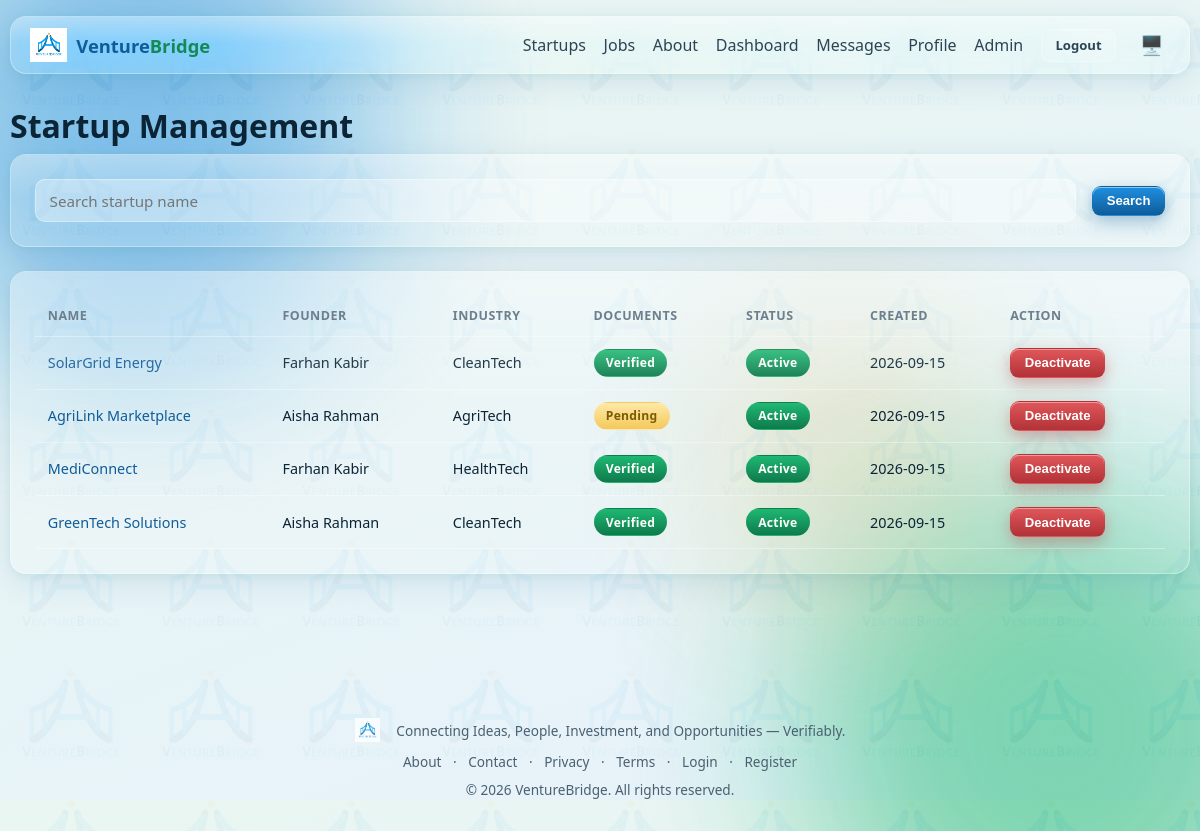
The app's page /admin/startups (signed in), older data.
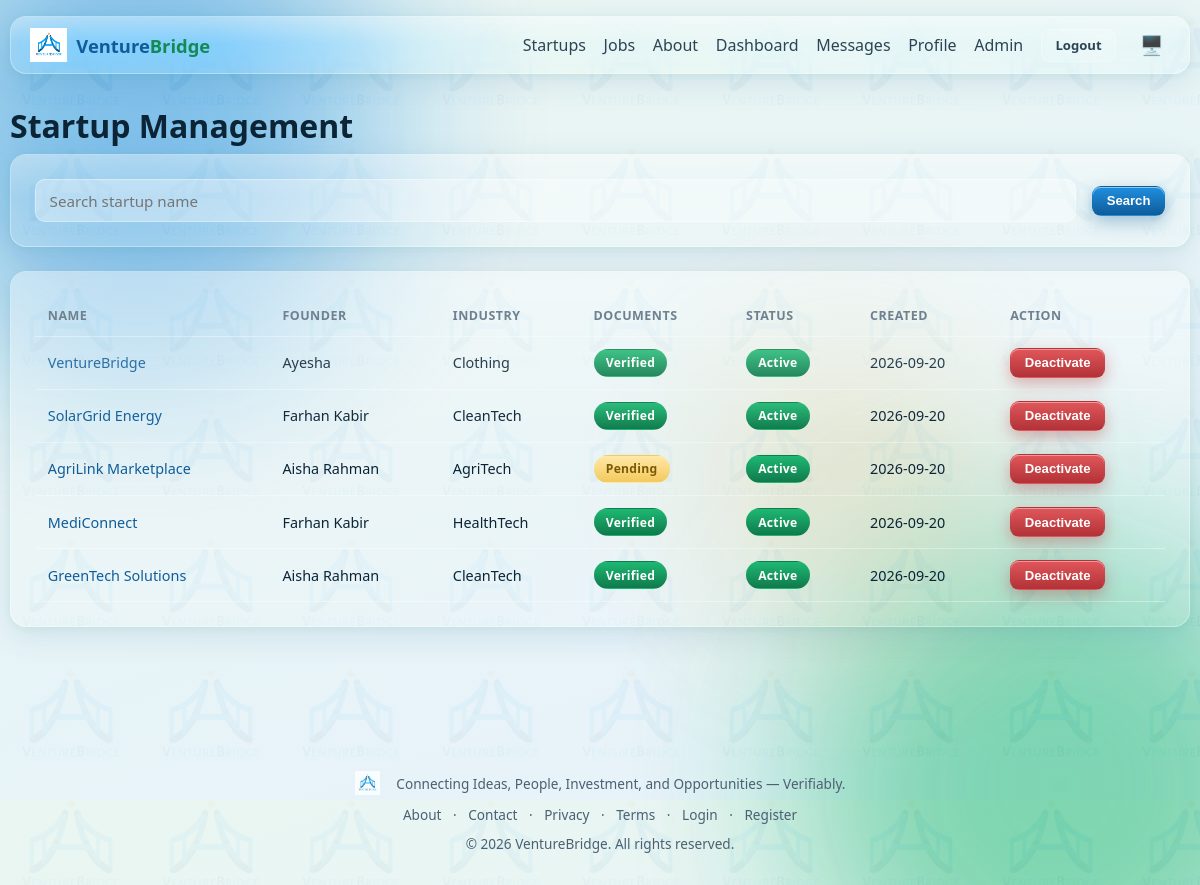
The same page, newer data.
### models.py (models this page shows, shortened)
class Startup(db.Model):
    id = db.Column(db.Integer, primary_key=True)
    founder_id = db.Column(db.Integer, db.ForeignKey("user.id"), nullable=False)
    name = db.Column(db.String(150), nullable=False, index=True)
    logo = db.Column(db.String(255))
    description = db.Column(db.Text)
    industry = db.Column(db.String(120), index=True)
    stage = db.Column(db.String(30))
    location = db.Column(db.String(120), index=True)
    website = db.Column(db.String(255))
    founded_year = db.Column(db.Integer)
    business_model = db.Column(db.String(255))
    team_size = db.Column(db.Integer)
    is_active = db.Column(db.Boolean, default=True)
    document_status = db.Column(db.String(20), default="pending")
    created_at = db.Column(db.DateTime, default=datetime.utcnow)
    documents = db.relationship("StartupDocument", backref="startup", cascade="all,delete", lazy="dynamic")
    jobs = db.relationship("Job", backref="startup", cascade="all,delete", lazy="dynamic")
    investment_requests = db.relationship("InvestmentRequest", backref="startup", cascade="all,delete", lazy="dynamic")

class User(UserMixin, db.Model):
    id = db.Column(db.Integer, primary_key=True)
    full_name = db.Column(db.String(120), nullable=False)
    email = db.Column(db.String(150), unique=True, nullable=False, index=True)
    password_hash = db.Column(db.String(255), nullable=False)
    role = db.Column(db.String(20), nullable=False, index=True)
    is_active_account = db.Column(db.Boolean, default=True, nullable=False)
    created_at = db.Column(db.DateTime, default=datetime.utcnow)
    profile = db.relationship("Profile", backref="user", uselist=False, cascade="all,delete")
    startups = db.relationship("Startup", backref="founder", lazy="dynamic", foreign_keys="Startup.founder_id")
    @property
    def is_active(self):
        return self.is_active_account

### blueprints/admin.py (the view)
@bp.route("/startups")
def startups():
    q = request.args.get("q", "").strip()
    query = Startup.query
    if q:
        query = query.filter(Startup.name.ilike(f"%{q}%"))
    all_startups = query.order_by(Startup.created_at.desc()).all()
    return render_template("admin/startups.html", startups=all_startups, q=q)

### blueprints/admin.py (called while the page is built)
@bp.before_request
@login_required
@roles_required("admin")
def _guard():
    pass

### templates/admin/startups.html (shortened to what this page needs)
{% extends "base.html" %}
{% block content %}
<div class="animate-in">
  <h1>Startup Management</h1>
  <form method="GET" class="glass card-pad flex gap-2" style="margin-bottom:1.5rem;">
    <input type="text" name="q" value="{{ q }}" placeholder="Search startup name" style="flex:1;">
    <button class="btn btn-primary btn-sm" type="submit">Search</button>
  </form>
  <div class="glass card-pad table-wrap">
    <table>
      <thead><tr><th>Name</th><th>Founder</th><th>Industry</th><th>Documents</th><th>Status</th><th>Created</th><th>Action</th></tr></thead>
      <tbody>
        {% for s in startups %}
        <tr>
          <td><a href="{{ url_for('startups.detail', startup_id=s.id) }}">{{ s.name }}</a></td>
          <td>{{ s.founder.full_name }}</td>
          <td>{{ s.industry }}</td>
          <td>
            {% if s.document_status == 'approved' %}<span class="badge badge-verified">Verified</span>
            {% elif s.document_status == 'rejected' %}<span class="badge badge-rejected">Rejected</span>
            {% else %}<span class="badge badge-pending">Pending</span>{% endif %}
          </td>
          <td>{% if s.is_active %}<span class="badge badge-verified">Active</span>{% else %}<span class="badge badge-rejected">Deactivated</span>{% endif %}</td>
          <td>{{ s.created_at.strftime("%Y-%m-%d") }}</td>
          <td>
            <form method="POST" action="{{ url_for('admin.toggle_startup', startup_id=s.id) }}"
                  onsubmit="return confirm('{{ 'Deactivate' if s.is_active else 'Activate' }} {{ s.name }}?');">
              <button class="btn btn-sm {{ 'btn-danger' if s.is_active else 'btn-green' }}" type="submit">
                {{ "Deactivate" if s.is_active else "Activate" }}
              </button>
            </form>
          </td>
        </tr>
        {% else %}<tr><td colspan="7" class="text-muted">No startups found.</td></tr>{% endfor %}
      </tbody>
    </table>
  </div>
</div>
{% endblock %}

### templates/base.html (shortened to what this page needs)
<!DOCTYPE html>
<html lang="en">
<head>
<link rel="stylesheet" href="{{ url_for('static', filename='css/style.css') }}">
</head>
<body>
<div class="bg-blobs"><span class="b1"></span><span class="b2"></span><span class="b3"></span></div>
<div class="watermark"></div>
<nav class="navbar glass">
  <a href="{{ url_for('main.index') }}" class="brand">
    <img src="{{ url_for('static', filename='img/logo.png') }}" alt="VentureBridge logo">
    <span><span class="word-blue">Venture</span><span class="word-green">Bridge</span></span>
  </a>
  <div class="nav-links" id="navLinks">
    <a href="{{ url_for('startups.list_startups') }}">Startups</a>
    <a href="{{ url_for('jobs.list_jobs') }}">Jobs</a>
    <a href="{{ url_for('main.about') }}">About</a>
    {% if current_user.is_authenticated %}
      <a href="{{ url_for('main.dashboard') }}">Dashboard</a>
      <a href="{{ url_for('messaging.inbox') }}">Messages</a>
      <a href="{{ url_for('main.profile') }}">Profile</a>
      {% if current_user.role == 'admin' %}<a href="{{ url_for('admin.users') }}">Admin</a>{% endif %}
      <a href="{{ url_for('auth.logout') }}" class="btn btn-outline btn-sm">Logout</a>
    {% else %}
      <a href="{{ url_for('auth.login') }}">Login</a>
      <a href="{{ url_for('auth.register') }}" class="btn btn-primary btn-sm">Get Started</a>
    {% endif %}
    <button class="theme-toggle" id="themeToggleBtn" onclick="cycleTheme()">🖥️</button>
  </div>
</nav>
<div class="container page-wrap">
  {% block content %}{% endblock %}
</div>
<footer class="footer">
  <div class="flex-between container flex-wrap gap-2" style="justify-content:center;">
    <img src="{{ url_for('static', filename='img/logo.png') }}" alt="logo" style="height:24px;opacity:.8;">
    <span>Connecting Ideas, People, Investment, and Opportunities — Verifiably.</span>
  </div>
  <div style="margin-top:.6rem;">
    <a href="{{ url_for('main.about') }}">About</a> ·
    <a href="{{ url_for('main.contact') }}">Contact</a> ·
    <a href="{{ url_for('main.privacy') }}">Privacy</a> ·
    <a href="{{ url_for('main.terms') }}">Terms</a> ·
    <a href="{{ url_for('auth.login') }}">Login</a> ·
    <a href="{{ url_for('auth.register') }}">Register</a>
  </div>
  <div style="margin-top:.6rem;">&copy; {{ current_year }} VentureBridge. All rights reserved.</div>
</footer>
</body>
</html>

Row changes from the older to the newer data that the page shows:
added Startup: name "VentureBridge", founder.full_name "Ayesha", industry "Clothing", document_status "Verified", shows "Active", created_at "2026-09-20", is_active "Deactivate"
changed Startup "SolarGrid Energy": created_at "2026-09-15" → "2026-09-20"
changed Startup "AgriLink Marketplace": created_at "2026-09-15" → "2026-09-20"
changed Startup "MediConnect": created_at "2026-09-15" → "2026-09-20"
changed Startup "GreenTech Solutions": created_at "2026-09-15" → "2026-09-20"
